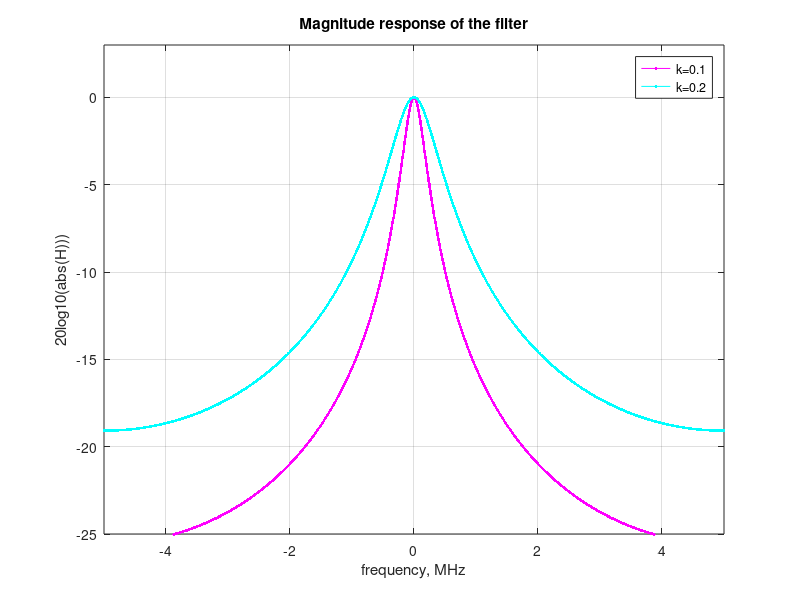
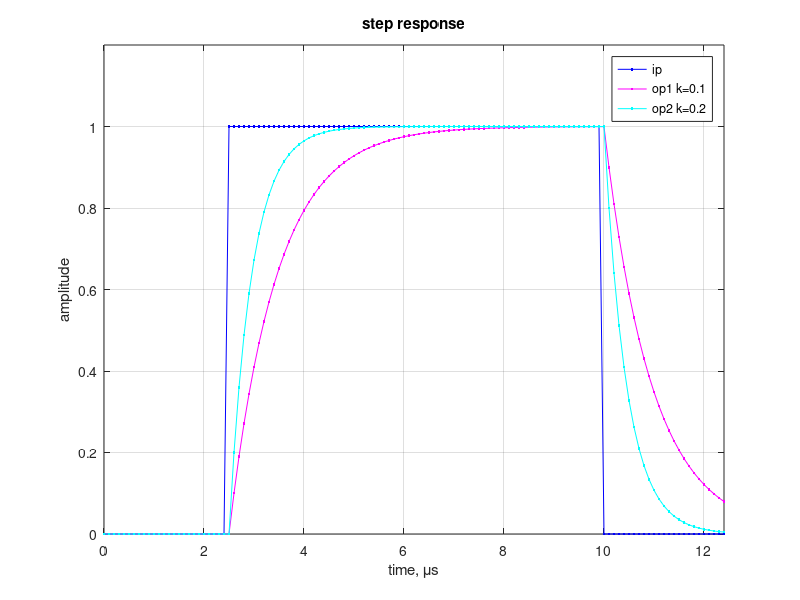

These charts were generated, in order, by the following MATLAB code:
close all
fsMHz = 10; % frequency, MHz
ip = [zeros(1,25) ones(1,75) zeros(1,25)]; % step input
N = 4096; % Number of points for frequency analysis 

k = 0.1;
[h1F f1] = freqz([0 k],[1 -(1-k)],N,'whole',fsMHz);
op1 = filter([0 k],[1 -(1-k)],ip);

k = 0.2;
[h2F f2] = freqz([0 k],[1 -(1-k)],N,'whole',fsMHz);
op2 = filter([0 k],[1 -(1-k)],ip);

figure
plot([-N/2:N/2-1]*fsMHz/N,20*log10(abs(fftshift(h1F))),'m.-');
hold on
plot([-N/2:N/2-1]*fsMHz/N,20*log10(abs(fftshift(h2F))),'c.-');
axis([-fsMHz/2 fsMHz/2 -25 3])
grid on
xlabel('frequency, MHz')
ylabel('20log10(abs(H)))')
title('Magnitude response of the filter')
legend('k=0.1', 'k=0.2') 

figure
plot([0:length(ip)-1]/fsMHz,ip,'b.-');
hold on
plot([0:length(op1)-1]/fsMHz,real(op1),'m.-');
hold on
plot([0:length(op2)-1]/fsMHz,real(op2),'c.-');
xlabel('time, \mus')
ylabel('amplitude');
title('step response')
grid on
axis([0 12.4 0 1.2])
legend('ip', 'op1 k=0.1', 'op2 k=0.2')
